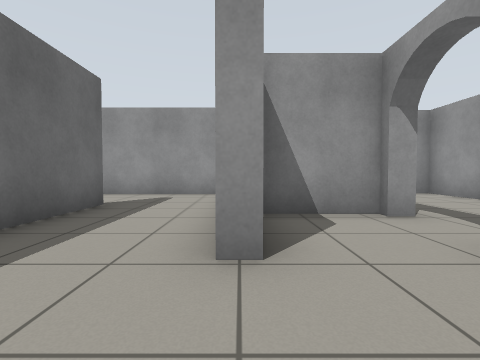
View 1 (above)

21 first-person views from a walk through a Gazebo world. The camera is 0.72 m above the floor, tilts 2° down and sees 85° across. The floor is counted in squares, 1 m on a side. Each view is taken from the middle of a square. On the plan, view 1 faces up. The plan holds only what a view shows up to about 9 squares ahead; the rest is blank.

View 2
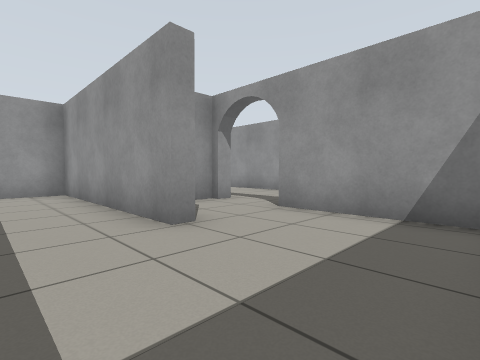

View 3
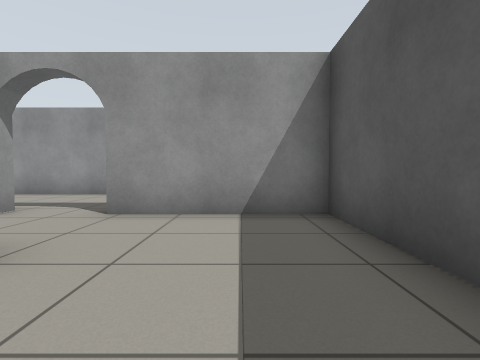

View 4
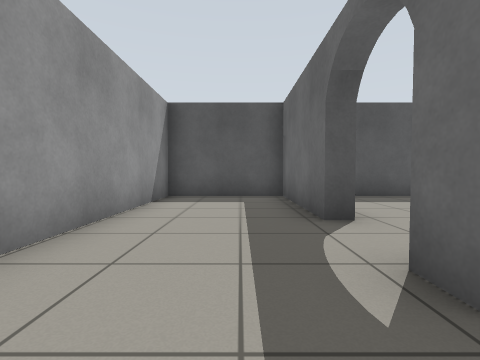

View 5
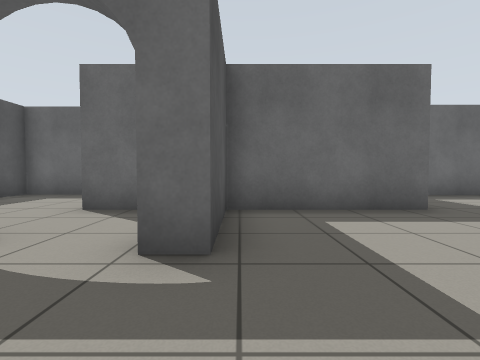

View 6
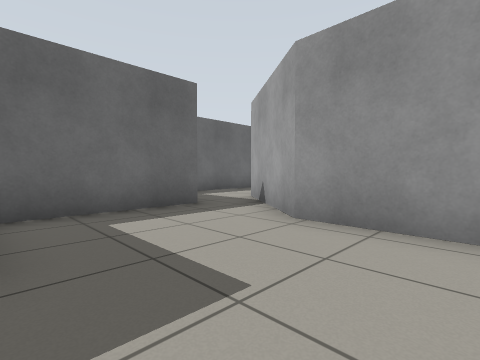

View 7
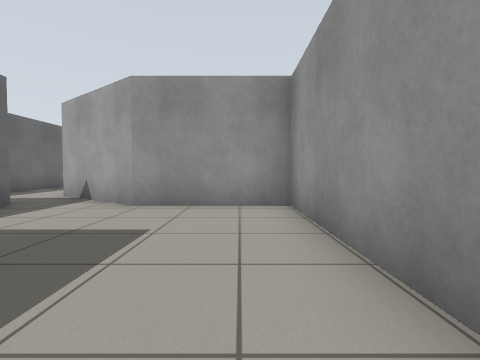

View 8
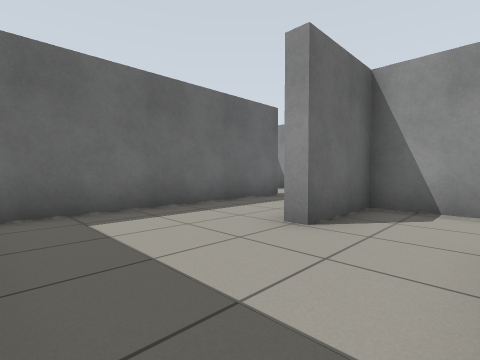

View 9
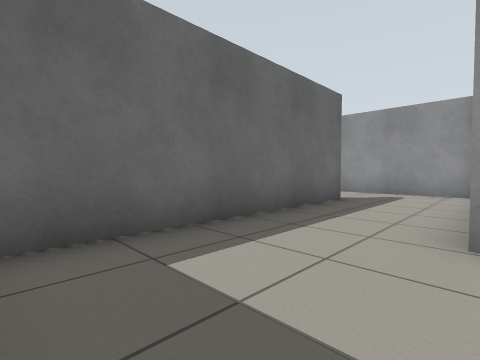

View 10
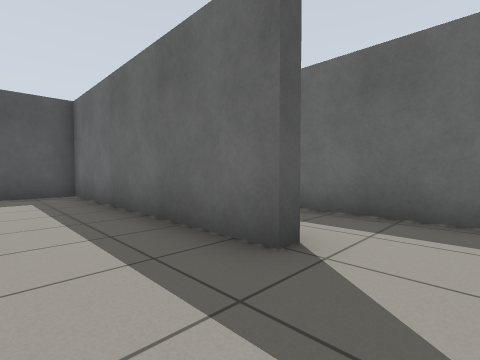

View 11
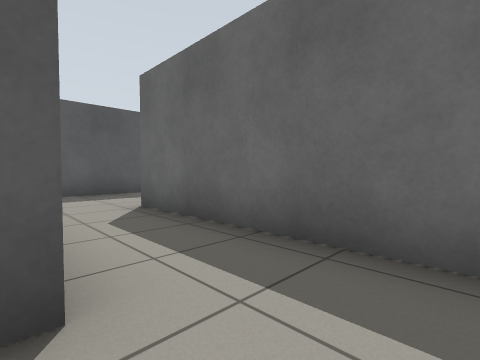

View 12
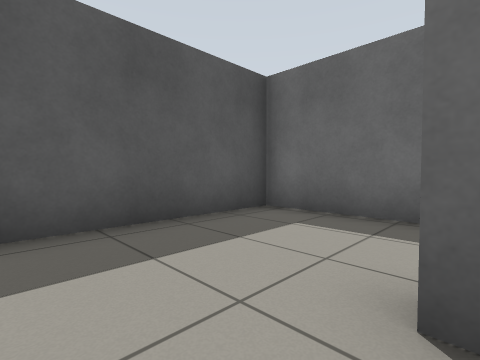

View 13
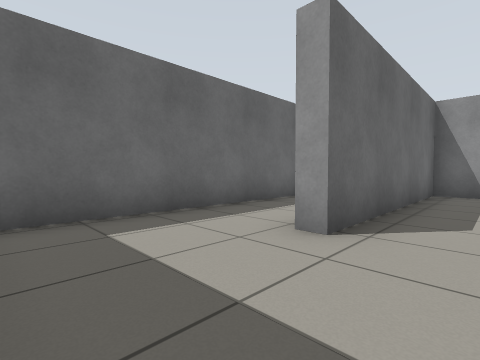

View 14
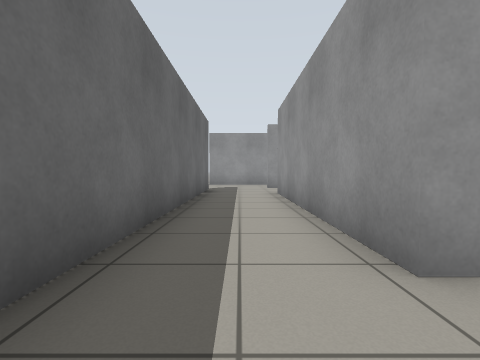

View 15
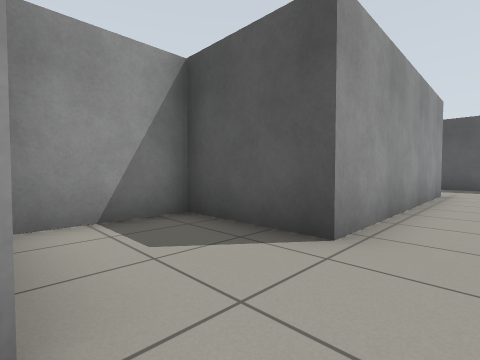

View 16
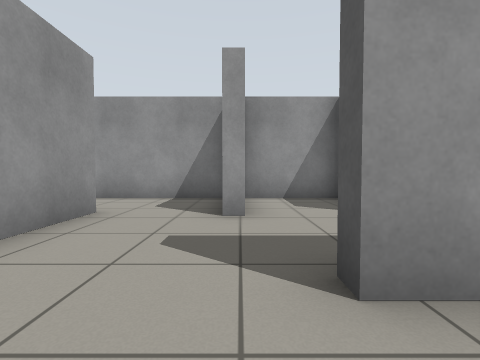

View 17
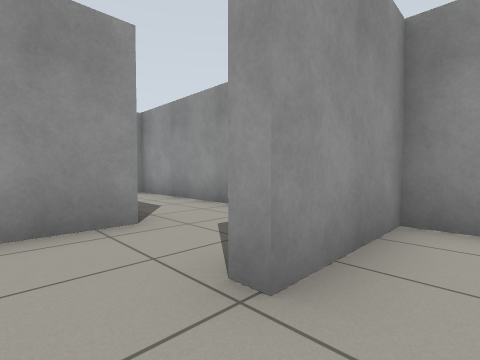

View 18
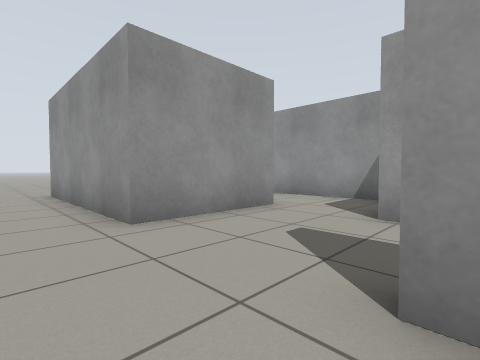

View 19
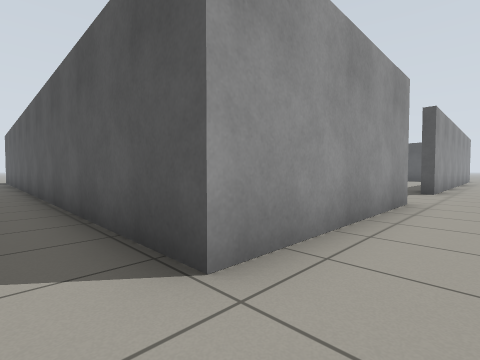

View 20
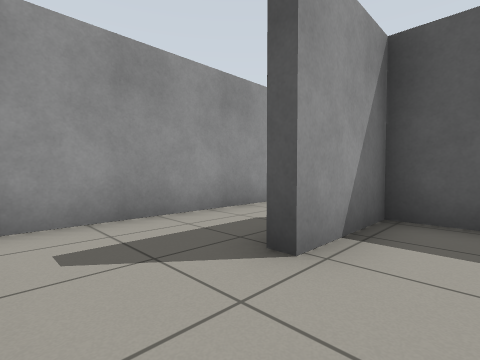

View 21
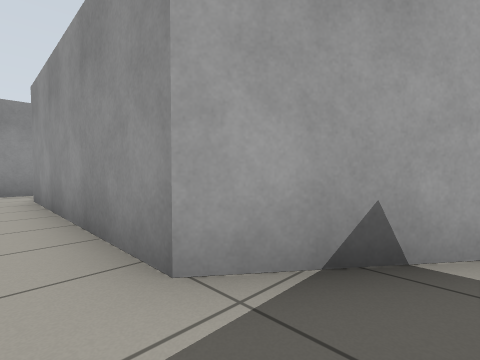

### Floor plan
Points are (right, up) in squares from view 1. A wall is a line through its corners. A room is listed if a view was taken in it or the views show most of it. See-through windows are left out.
Room 1 (views 1, 2, 3, 8, 9, 10, 11)
walls: (2.4, 4.4) (0.2, 4.4) (0.2, 2.1) (-0.1, 2.1) (-0.1, 8.1) (-3.5, 8.1); (2.8, 4.1) (2.2, 4.1); (-1, -1.5) (2.3, -1.5) (2.3, 2.2); (-3.4, 5.6) (-2.9, 5.6) (-2.9, -1.5) (-1.2, -1.5)
ways out: opening at (3, 3.5) to room 3; opening at (-3, 6.5) to room 4
Room 2 (view 4)
walls: (0.2, 8.5) (0.2, 4.8) (2.8, 4.8); (6, 5.4) (6, 8.4) (2.8, 8.4) (-0.1, 10.5)
ways out: opening at (4.5, 5) to room 3; opening at (0, 9) to room 7
Room 3 (views 5, 6, 7)
walls: (2.3, 2.2) (2.8, 2.2) (2.8, -1.5) (6, -1.5) (6, 5.4); (2.8, 4.8) (2.8, 4.1)
ways out: opening at (3, 3.5) to room 1; opening at (4.5, 5) to room 2
Room 4 (views 12, 13, 14)
walls: (-8.2, 1.5) (-8.2, -1.5) (-4.1, -1.5); (-3.5, 8.1) (-5.4, 8.1) (-5.4, 1.8) (-5.8, 1.8)
ways out: opening at (-3, 6.5) to room 1; opening at (-7, 2) to room 5
Room 5 (views 15, 16, 17, 18, 19)
walls: (-8.2, 8.9) (-8.2, 1.5); (-8.6, 8.6) (-8.6, 10.3) (-8.1, 10.3); (-5.4, 13.5) (-8.6, 13.5) (-8.6, 18.9); (-3.1, 11.4) (-3.1, 18.6); (-5.8, 16.1) (-5.4, 16.1); (-5.8, 1.8) (-5.8, 8.4) (-3.1, 8.4) (-3.1, 10.9) (-5.8, 10.9) (-5.8, 11.4)
ways out: opening at (-7, 2) to room 4; opening at (-6, 17.5) to room 6; opening at (-8, 20)
Room 6 (view 20)
walls: (-6.9, 13.8) (-5.8, 13.8) (-5.8, 16.1)
ways out: opening at (-6, 17.5) to room 5
Room 7 (view 21)
walls: (-2.7, 12.1) (-2.7, 10.5); (-0.1, 10.5) (-0.1, 16.8)
ways out: opening at (0, 9) to room 2; opening at (0, 17.5)

Positions as (right, up) in squares from view 1, and headings:
1: (0, 0), facing up
2: (-2, -1), facing up-right
3: (-2, 0), facing right
4: (4, 6), facing down
5: (5, 5), facing left
6: (5, 5), facing up-left
7: (5, 3), facing up
8: (2, -1), facing up-left
9: (0, -1), facing up-left
10: (-1, 7), facing down-left
11: (-3, 7), facing down-left
12: (-4, 2), facing down-left
13: (-4, -1), facing up-left
14: (-7, 0), facing up
15: (-7, 11), facing down-right
16: (-10, 11), facing right
17: (-7, 10), facing up-right
18: (-10, 10), facing up-right
19: (-10, 20), facing down-right
20: (-7, 18), facing down-right
21: (-1, 9), facing up-right
